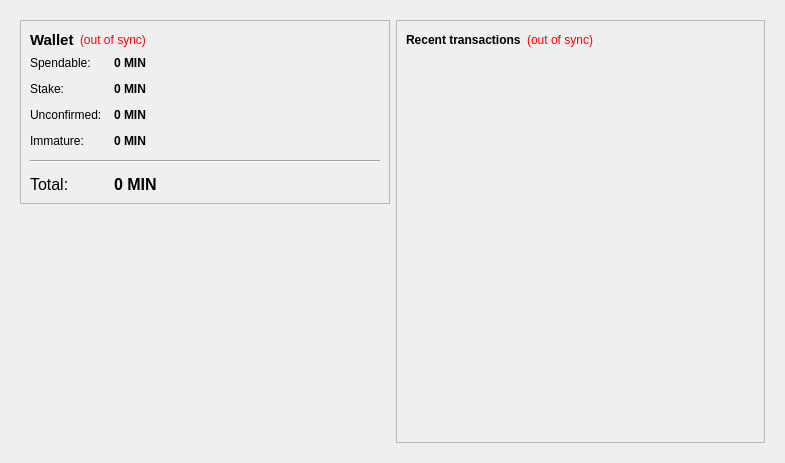
<?xml version="1.0" encoding="UTF-8"?>
<ui version="4.0">
 <class>OverviewPage</class>
 <widget class="QWidget" name="OverviewPage">
  <property name="geometry">
   <rect>
    <x>0</x>
    <y>0</y>
    <width>785</width>
    <height>463</height>
   </rect>
  </property>
  <property name="windowTitle">
   <string>Form</string>
  </property>
  <layout class="QHBoxLayout" name="horizontalLayout" stretch="0">
   <item>
    <widget class="QFrame" name="frameMain">
     <property name="frameShape">
      <enum>QFrame::NoFrame</enum>
     </property>
     <layout class="QHBoxLayout" name="horizontalLayout_3">
      <item>
       <layout class="QVBoxLayout" name="verticalLayout_2">
        <item>
         <widget class="QFrame" name="frame">
          <property name="frameShape">
           <enum>QFrame::StyledPanel</enum>
          </property>
          <property name="frameShadow">
           <enum>QFrame::Raised</enum>
          </property>
          <layout class="QVBoxLayout" name="verticalLayout_4">
           <item>
            <layout class="QHBoxLayout" name="horizontalLayout_4">
             <item>
              <widget class="QLabel" name="label_5">
               <property name="font">
                <font>
                 <pointsize>11</pointsize>
                 <weight>75</weight>
                 <bold>true</bold>
                </font>
               </property>
               <property name="text">
                <string>Wallet</string>
               </property>
              </widget>
             </item>
             <item>
              <widget class="QLabel" name="labelWalletStatus">
               <property name="toolTip">
                <string>The displayed information may be out of date. Your wallet automatically synchronizes with the Koruna network after a connection is established, but this process has not completed yet.</string>
               </property>
               <property name="styleSheet">
                <string notr="true">QLabel { color: red; }</string>
               </property>
               <property name="text">
                <string notr="true">(out of sync)</string>
               </property>
               <property name="alignment">
                <set>Qt::AlignLeading|Qt::AlignLeft|Qt::AlignVCenter</set>
               </property>
              </widget>
             </item>
             <item>
              <spacer name="horizontalSpacer_2">
               <property name="orientation">
                <enum>Qt::Horizontal</enum>
               </property>
               <property name="sizeHint" stdset="0">
                <size>
                 <width>40</width>
                 <height>20</height>
                </size>
               </property>
              </spacer>
             </item>
            </layout>
           </item>
           <item>
            <layout class="QFormLayout" name="formLayout_2">
             <property name="fieldGrowthPolicy">
              <enum>QFormLayout::AllNonFixedFieldsGrow</enum>
             </property>
             <property name="horizontalSpacing">
              <number>12</number>
             </property>
             <property name="verticalSpacing">
              <number>12</number>
             </property>
             <item row="0" column="0">
              <widget class="QLabel" name="label">
               <property name="text">
                <string>Spendable:</string>
               </property>
              </widget>
             </item>
             <item row="0" column="1">
              <widget class="QLabel" name="labelBalance">
               <property name="font">
                <font>
                 <weight>75</weight>
                 <bold>true</bold>
                </font>
               </property>
               <property name="cursor">
                <cursorShape>IBeamCursor</cursorShape>
               </property>
               <property name="toolTip">
                <string>Your current spendable balance</string>
               </property>
               <property name="text">
                <string notr="true">0 MIN</string>
               </property>
               <property name="textInteractionFlags">
                <set>Qt::LinksAccessibleByMouse|Qt::TextSelectableByKeyboard|Qt::TextSelectableByMouse</set>
               </property>
              </widget>
             </item>
             <item row="1" column="0">
              <widget class="QLabel" name="label_6">
               <property name="text">
                <string>Stake:</string>
               </property>
              </widget>
             </item>
             <item row="1" column="1">
              <widget class="QLabel" name="labelStake">
               <property name="font">
                <font>
                 <weight>75</weight>
                 <bold>true</bold>
                </font>
               </property>
               <property name="cursor">
                <cursorShape>IBeamCursor</cursorShape>
               </property>
               <property name="toolTip">
                <string>Total of coins that was staked, and do not yet count toward the current balance</string>
               </property>
               <property name="text">
                <string notr="true">0 MIN</string>
               </property>
               <property name="textInteractionFlags">
                <set>Qt::LinksAccessibleByMouse|Qt::TextSelectableByKeyboard|Qt::TextSelectableByMouse</set>
               </property>
              </widget>
             </item>
             <item row="2" column="0">
              <widget class="QLabel" name="label_3">
               <property name="text">
                <string>Unconfirmed:</string>
               </property>
              </widget>
             </item>
             <item row="2" column="1">
              <widget class="QLabel" name="labelUnconfirmed">
               <property name="font">
                <font>
                 <weight>75</weight>
                 <bold>true</bold>
                </font>
               </property>
               <property name="cursor">
                <cursorShape>IBeamCursor</cursorShape>
               </property>
               <property name="toolTip">
                <string>Total of transactions that have yet to be confirmed, and do not yet count toward the current balance</string>
               </property>
               <property name="text">
                <string notr="true">0 MIN</string>
               </property>
               <property name="textInteractionFlags">
                <set>Qt::LinksAccessibleByMouse|Qt::TextSelectableByKeyboard|Qt::TextSelectableByMouse</set>
               </property>
              </widget>
             </item>
             <item row="3" column="0">
              <widget class="QLabel" name="labelImmatureText">
               <property name="text">
                <string>Immature:</string>
               </property>
              </widget>
             </item>
             <item row="3" column="1">
              <widget class="QLabel" name="labelImmature">
               <property name="font">
                <font>
                 <weight>75</weight>
                 <bold>true</bold>
                </font>
               </property>
               <property name="toolTip">
                <string>Mined balance that has not yet matured</string>
               </property>
               <property name="text">
                <string notr="true">0 MIN</string>
               </property>
               <property name="textInteractionFlags">
                <set>Qt::LinksAccessibleByMouse|Qt::TextSelectableByKeyboard|Qt::TextSelectableByMouse</set>
               </property>
              </widget>
             </item>
             <item row="4" column="0" colspan="2">
              <widget class="Line" name="line">
               <property name="orientation">
                <enum>Qt::Horizontal</enum>
               </property>
              </widget>
             </item>
             <item row="5" column="0">
              <widget class="QLabel" name="labelTotalText">
               <property name="font">
                <font>
                 <pointsize>12</pointsize>
                </font>
               </property>
               <property name="text">
                <string>Total:</string>
               </property>
              </widget>
             </item>
             <item row="5" column="1">
              <widget class="QLabel" name="labelTotal">
               <property name="font">
                <font>
                 <pointsize>12</pointsize>
                 <weight>75</weight>
                 <bold>true</bold>
                </font>
               </property>
               <property name="cursor">
                <cursorShape>IBeamCursor</cursorShape>
               </property>
               <property name="toolTip">
                <string>Your current total balance</string>
               </property>
               <property name="text">
                <string notr="true">0 MIN</string>
               </property>
               <property name="textInteractionFlags">
                <set>Qt::LinksAccessibleByMouse|Qt::TextSelectableByKeyboard|Qt::TextSelectableByMouse</set>
               </property>
              </widget>
             </item>
            </layout>
           </item>
          </layout>
         </widget>
        </item>
        <item>
         <spacer name="verticalSpacer">
          <property name="orientation">
           <enum>Qt::Vertical</enum>
          </property>
          <property name="sizeHint" stdset="0">
           <size>
            <width>20</width>
            <height>40</height>
           </size>
          </property>
         </spacer>
        </item>
        <item>
         <widget class="QLabel" name="label_2">
          <property name="text">
           <string/>
          </property>
          <property name="pixmap">
           <pixmap resource="../bitcoin.qrc">:/images/wallet</pixmap>
          </property>
         </widget>
        </item>
       </layout>
      </item>
      <item>
       <layout class="QVBoxLayout" name="verticalLayout_3">
        <item>
         <widget class="QFrame" name="frame_2">
          <property name="frameShape">
           <enum>QFrame::StyledPanel</enum>
          </property>
          <property name="frameShadow">
           <enum>QFrame::Raised</enum>
          </property>
          <layout class="QVBoxLayout" name="verticalLayout">
           <item>
            <layout class="QHBoxLayout" name="horizontalLayout_2">
             <item>
              <widget class="QLabel" name="label_4">
               <property name="text">
                <string>&lt;b&gt;Recent transactions&lt;/b&gt;</string>
               </property>
              </widget>
             </item>
             <item>
              <widget class="QLabel" name="labelTransactionsStatus">
               <property name="toolTip">
                <string>The displayed information may be out of date. Your wallet automatically synchronizes with the Koruna network after a connection is established, but this process has not completed yet.</string>
               </property>
               <property name="styleSheet">
                <string notr="true">QLabel { color: red; }</string>
               </property>
               <property name="text">
                <string notr="true">(out of sync)</string>
               </property>
               <property name="alignment">
                <set>Qt::AlignRight|Qt::AlignTrailing|Qt::AlignVCenter</set>
               </property>
              </widget>
             </item>
             <item>
              <spacer name="horizontalSpacer">
               <property name="orientation">
                <enum>Qt::Horizontal</enum>
               </property>
               <property name="sizeHint" stdset="0">
                <size>
                 <width>40</width>
                 <height>20</height>
                </size>
               </property>
              </spacer>
             </item>
            </layout>
           </item>
           <item>
            <widget class="QListView" name="listTransactions">
             <property name="styleSheet">
              <string notr="true">QListView { background: transparent; }</string>
             </property>
             <property name="frameShape">
              <enum>QFrame::NoFrame</enum>
             </property>
             <property name="verticalScrollBarPolicy">
              <enum>Qt::ScrollBarAlwaysOff</enum>
             </property>
             <property name="horizontalScrollBarPolicy">
              <enum>Qt::ScrollBarAlwaysOff</enum>
             </property>
             <property name="selectionMode">
              <enum>QAbstractItemView::NoSelection</enum>
             </property>
            </widget>
           </item>
          </layout>
         </widget>
        </item>
       </layout>
      </item>
     </layout>
    </widget>
   </item>
  </layout>
 </widget>
 <resources>
  <include location="../bitcoin.qrc"/>
 </resources>
 <connections/>
</ui>
